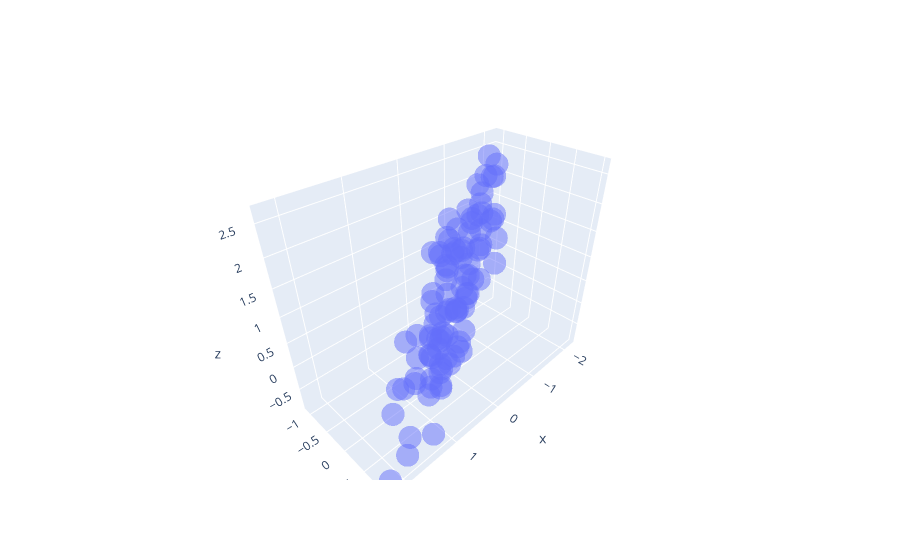

Notebook source saved alongside this figure:
### Code cell
z = -.5*x + 2*np.random.uniform(size=N)
data = np.stack((x,y,z)).T
print("data.shape =",data.shape)
cov = np.cov(data.T)
print("covariance matrix =\n",cov)

# Plot our data
import plotly.graph_objects as go
fig = go.Figure(data=[go.Scatter3d(x=x, y=y, z=z,mode='markers', marker=dict(size=8,opacity=0.5), name="data" )])
fig.update_layout( xaxis_title="x", yaxis_title="y", yaxis = dict(scaleanchor = "x",scaleratio = 1) )
fig.show()
